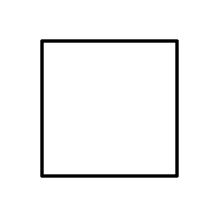
#> input picture TP2/Proyecto 1/Figuras/cuadrado.JPG, 219 x 212 px, given in place of the camera
$ python tempCodeRunnerFile.py
#> lines starting #> are read from the running program, lines starting #| are printed output that depends on the picture; after the words box and inside, x2 and y2 are one past the last pixel; in counts of white or black regions, pixels touching at a corner belong together
import cv2
import numpy as np

# Callback vacío para las trackbars
def nothing(x):
    pass

# Crear ventana de configuración con sliders (trackbars)
cv2.namedWindow("Ajustes")

# Umbral para la binarización
cv2.createTrackbar("Umbral", "Ajustes", 127, 255, nothing)
# Tamaño del kernel para operaciones morfológicas
cv2.createTrackbar("Kernel", "Ajustes", 1, 20, nothing)
# Umbral para aceptar coincidencia de estrella
cv2.createTrackbar("Match Thresh", "Ajustes", 20, 100, nothing)

# ------------------------------------------------------------------
# Función que crea imágenes de referencia para cada forma
# Devuelve el contorno de la figura
# ------------------------------------------------------------------
def create_ref_shape(shape="triangle"):
    img = np.zeros((300, 300), dtype=np.uint8)

    if shape == "triangle":
        pts = np.array([[150, 50], [50, 250], [250, 250]], np.int32)
        cv2.drawContours(img, [pts], 0, 255, -1)  # Relleno (contorno más limpio)

    elif shape == "square":
        cv2.rectangle(img, (50, 50), (250, 250), 255, -1)

    elif shape == "star":
        pts = np.array([[150,20],[180,100],[260,100],[200,160],
                        [220,240],[150,190],[80,240],[100,160],
                        [40,100],[120,100]], np.int32)
        cv2.drawContours(img, [pts], 0, 255, -1)

    contours, _ = cv2.findContours(img, cv2.RETR_EXTERNAL, cv2.CHAIN_APPROX_SIMPLE)
    return contours[0]

# ------------------------------------------------------------------
# Diccionario con contornos de referencia
# ------------------------------------------------------------------
ref_shapes = {
    "Estrella": create_ref_shape("star")
}

# ------------------------------------------------------------------
# Iniciar la webcam
# ------------------------------------------------------------------
cap = cv2.VideoCapture(0)

while True:
    ret, frame = cap.read()
#> frame is the input picture: shape (212, 219, 3); min 0, max 255, mean 244.9
    if not ret:
        break

    gray = cv2.cvtColor(frame, cv2.COLOR_BGR2GRAY)

    # Valores desde sliders
    thresh_val = cv2.getTrackbarPos("Umbral", "Ajustes")
    kernel_size = cv2.getTrackbarPos("Kernel", "Ajustes")
    match_thresh = cv2.getTrackbarPos("Match Thresh", "Ajustes") / 100.0

    # Binarización
    _, thresh = cv2.threshold(gray, thresh_val, 255, cv2.THRESH_BINARY_INV)
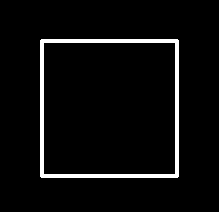
#> thresh: shape (212, 219); 4.6% white; 1 white region, box (x1, y1, x2, y2) and area: (40, 39, 179, 178) 2156

    # Morfología para eliminar ruido
    kernel = np.ones((kernel_size, kernel_size), np.uint8)
    morph = cv2.morphologyEx(thresh, cv2.MORPH_OPEN, kernel)

    # Contornos de la imagen procesada
    contours, _ = cv2.findContours(morph, cv2.RETR_EXTERNAL, cv2.CHAIN_APPROX_SIMPLE)
#> contours = 1 item

    for cnt in contours:
        area = cv2.contourArea(cnt)
        if area < 500:
            continue

        x, y, w, h = cv2.boundingRect(cnt)

        # Aproximación del contorno (para contar vértices)
        epsilon = 0.02 * cv2.arcLength(cnt, True)
        approx = cv2.approxPolyDP(cnt, epsilon, True)

        shape_name = "Desconocido"
        color = (0, 0, 255)  # rojo por defecto

        if len(approx) == 3:
            shape_name = "Triangulo"
            color = (0, 255, 0)

        elif len(approx) == 4:
            shape_name = "Cuadrado"
            color = (0, 255, 0)

        elif len(approx) >= 8:
            # Usamos matchShapes solo para estrella
            score_star = cv2.matchShapes(cnt, ref_shapes["Estrella"], 1, 0.0)
            if score_star < match_thresh:
                shape_name = "Estrella"
                color = (0, 255, 0)

        # Dibujar contorno
        cv2.drawContours(frame, [cnt], -1, color, 2)

        # Poner etiqueta solo si es reconocida
        if shape_name != "Desconocido":
            cv2.putText(frame, shape_name, (x, y-10),
                        cv2.FONT_HERSHEY_SIMPLEX, 0.6, color, 2)
#> this loop made 1 pass
#> (area, x, y, w, h, epsilon, approx, shape_name) on pass 1: (19042, 40, 39, 139, 139, 10.99, [[41, 39], [40, 176], [177, 177], [178, 40]], 'Cuadrado')
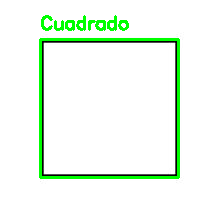
#> frame: shape (212, 219, 3); 4.94% of pixels changed, all inside (x1, y1, x2, y2) = (39, 15, 180, 179)

    # Mostrar resultados
    cv2.imshow("Resultado", frame)
    cv2.imshow("Thresh", morph)

    # ESC para salir
    if cv2.waitKey(1) & 0xFF == 27:
#> (key Esc is pressed here)
        break

cap.release()
cv2.destroyAllWindows()

$ run again, on TP2/Proyecto 1/Figuras/estrella.JPG
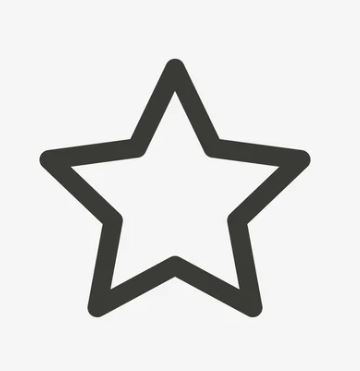
#> input picture TP2/Proyecto 1/Figuras/estrella.JPG, 360 x 371 px, given in place of the camera
#> frame is the input picture: shape (371, 360, 3); mean B, G, R 221.9, 222.6, 222.5
#> `_, thresh = cv2.threshold(gray, thresh_val, 255, cv2.THRESH_BINARY_INV)`:
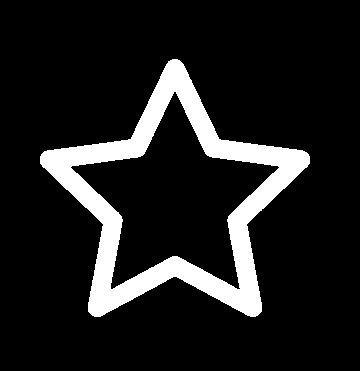
#> thresh: shape (371, 360); 12.3% white; 1 white region
#> contours = 1 contour; box (x1, y1, x2, y2) and area: (40, 59, 310, 317) 33548
#> the loop `for cnt in contours:` made 1 pass
#> (area, x, y, w, h, epsilon, shape_name, color) on pass 1: (33548, 40, 59, 270, 258, 19.72, 'Estrella', (0, 255, 0))
#> after the loop `for cnt in contours:`:
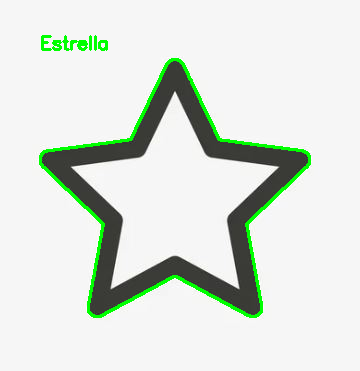
#> frame: shape (371, 360, 3); 2.82% of pixels changed, all inside (x1, y1, x2, y2) = (39, 35, 311, 318)

$ run again, on TP2/Proyecto 1/Figuras/triangulo.JPG
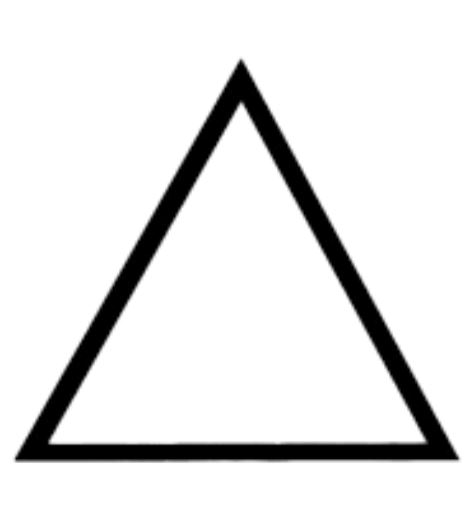
#> input picture TP2/Proyecto 1/Figuras/triangulo.JPG, 476 x 509 px, given in place of the camera
#> frame is the input picture: shape (509, 476, 3); min 0, max 255, mean 229
#> `_, thresh = cv2.threshold(gray, thresh_val, 255, cv2.THRESH_BINARY_INV)`:
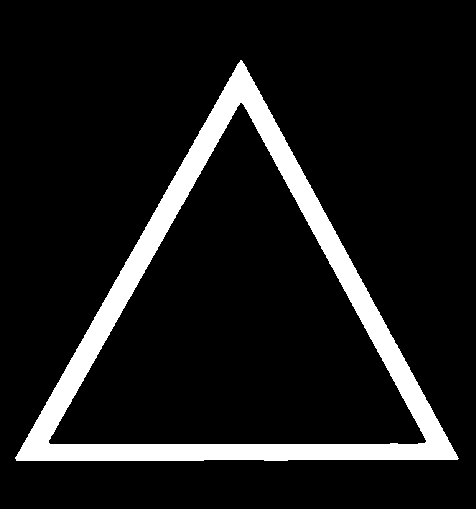
#> thresh: shape (509, 476); 10.1% white; 1 white region
#> contours = 1 contour; box (x1, y1, x2, y2) and area: (15, 60, 459, 461) 89084
#> the loop `for cnt in contours:` made 1 pass
#> (area, x, y, w, h, epsilon, approx, shape_name) on pass 1: (89083.5, 15, 60, 444, 401, 28.52, [[241, 60], [16, 460], [458, 458]], 'Triangulo')
#> after the loop `for cnt in contours:`:
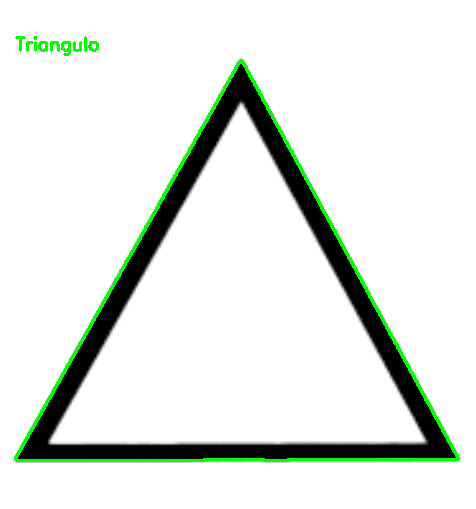
#> frame: shape (509, 476, 3); 2.15% of pixels changed, all inside (x1, y1, x2, y2) = (14, 36, 460, 462)
